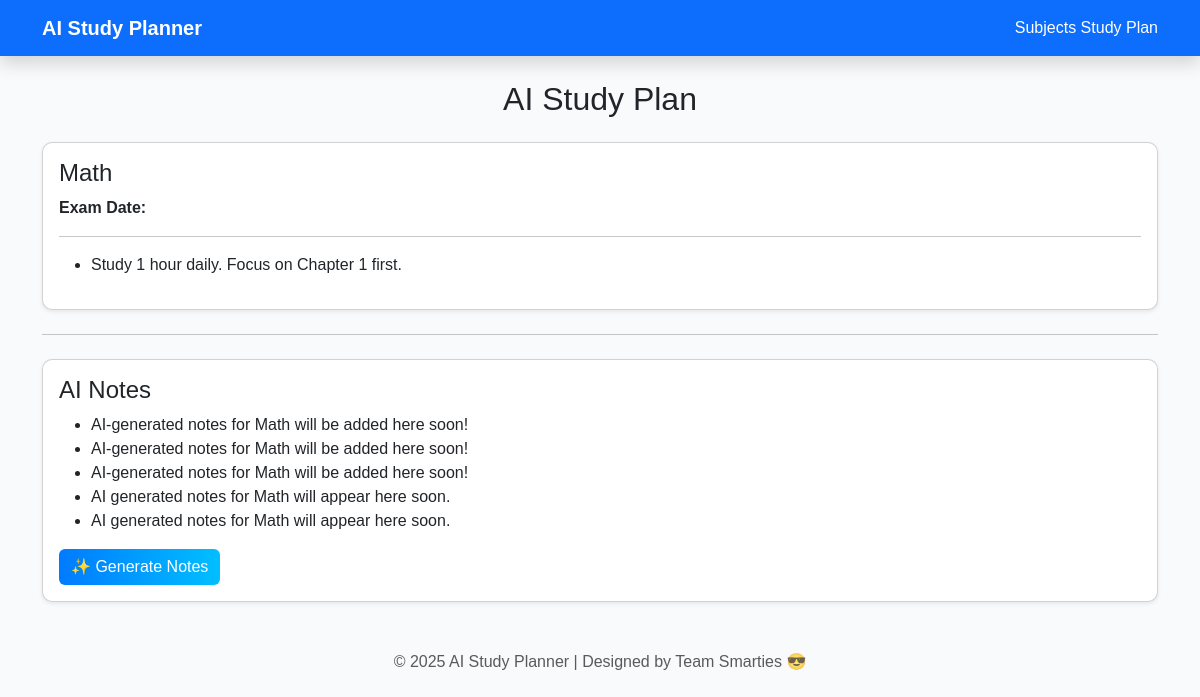
The page /studyplan/1/ on the database its author committed.
### planner/models.py (models this page shows, shortened)
class Subject(models.Model):
    name = models.CharField(max_length=100)
    syllabus_file = models.FileField(upload_to='syllabus/', blank=True, null=True)
    weightage = models.IntegerField(default=0)

class StudyPlan(models.Model):
    subject = models.ForeignKey(Subject, on_delete=models.CASCADE)
    plan_text = models.TextField()
    created_at = models.DateTimeField(auto_now_add=True)

class Notes(models.Model):
    subject = models.ForeignKey(Subject, on_delete=models.CASCADE, related_name='notes')
    content = models.TextField()
    ai_generated = models.BooleanField(default=False)
    created_at = models.DateTimeField(auto_now_add=True)

### planner/views.py (the view)
# urls.py: path('studyplan/<int:subject_id>/', views.study_plan_list, name='studyplan'),
def study_plan_list(request, subject_id):
    subject = get_object_or_404(Subject, id=subject_id)
    studyplans = StudyPlan.objects.filter(subject=subject)
    notes = Notes.objects.filter(subject=subject).order_by('-created_at')
    return render(request, 'planner/studyplan.html', {
        'subject': subject,
        'studyplans': studyplans,
        'notes': notes,
    })

### planner/templates/planner/studyplan.html
{% extends 'planner/base.html' %}
{% block content %}
<h2 class="text-center mb-4">AI Study Plan</h2>
<div class="card shadow-sm">
  <div class="card-body">
    <h4>{{ subject.name }}</h4>
    <p><strong>Exam Date:</strong> {{ subject.exam_date }}</p>
    <hr>
    {% if studyplans %}
      <ul>
        {% for plan in studyplans %}
          <li>{{ plan.plan_text }}</li>
        {% endfor %}
      </ul>
    {% else %}
      <p>No study plans available for this subject.</p>
    {% endif %}
  </div>
</div>
<hr class="my-4">
<div class="card shadow-sm mt-4">
  <div class="card-body">
    <h4>AI Notes</h4>
    {% if notes %}
      <ul>
        {% for note in notes %}
          <li>{{ note.content }}</li>
        {% endfor %}
      </ul>
    {% else %}
      <p>No notes available for this subject yet.</p>
    {% endif %}
    <form action="{% url 'generate_notes' subject.id %}" method="get" class="mt-3">
      <button type="submit" class="btn btn-primary">✨ Generate Notes</button>
    </form>
  </div>
</div>
{% endblock %}

### planner/static/css/style.css (style rules this page uses)
body { background-color: #f8fafc; font-family: "Poppins", sans-serif; }
.card { border-radius: 10px; transition: transform 0.2s ease-in-out; }
.btn-primary { background: linear-gradient(90deg, #007bff, #00bfff); border: none; }

### rows shown on the page
Subject: name "Math"
StudyPlan: plan_text "Study 1 hour daily. Focus on Chapter 1 first."
Notes: content "AI-generated notes for Math will be added here soon!"
Notes: content "AI-generated notes for Math will be added here soon!"
Notes: content "AI-generated notes for Math will be added here soon!"
Notes: content "AI generated notes for Math will appear here soon."
Notes: content "AI generated notes for Math will appear here soon."
